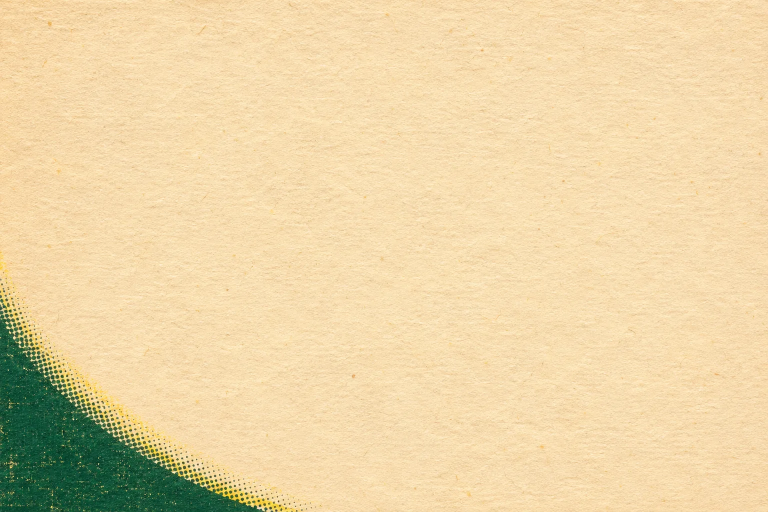
#> input picture docs/por-dentro-da-marca/fontes/papel.webp, 1536 x 1024 px (shown at 1/2 size); its folder holds 6 pictures in this run
$ python plates.py
#> lines starting #> are read from the running program, lines starting #| are printed output that depends on the picture
"""Prepare the two separately art-directed editions of the portal film (Pillow)."""
from pathlib import Path
from math import ceil, cos, sin, pi
import argparse

from PIL import Image, ImageDraw, ImageFont, ImageOps, ImageFilter, ImageChops

ROOT = Path(__file__).resolve().parents[2]
SOURCE = ROOT / "docs/por-dentro-da-marca/fontes"
OLD = ROOT / "docs/portal-history/source/originais"
DEST = ROOT / "public/portal/brand-film"
PAPER = Image.open(SOURCE / "papel.webp").convert("RGB")
#> PAPER is the input picture: PIL image 1536x1024 RGB; mean R, G, B 234.4, 212.4, 167.1
GREEN, CREAM, BLACK = "#173f31", "#f8ebcb", "#18372d"
YEARS = [1966,1974,1976,1979,1981,1984,1987,1990,1992,1994,1996,1998,2000,
         2002,2004,2006,2008,2010,2012,2014,2016,2018,2022,2024,2026]
LANCZOS = Image.Resampling.LANCZOS


def art(year):
    p = SOURCE / "primeiras-edicoes" / f"{year}.png"
    if not p.exists():
        p = next(OLD.glob(f"*-{year}.*"))
    return Image.open(p).convert("RGB")


def paper(size, dark=False):
#> called with size = (1440, 810), dark = False
    base = ImageOps.fit(PAPER, size, LANCZOS, centering=(0.12, 0.66))
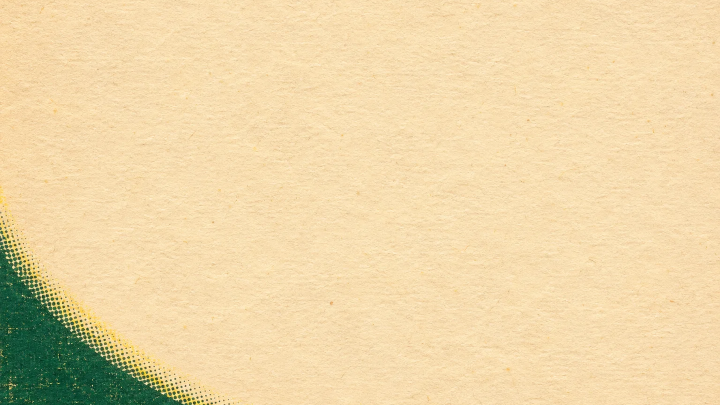
#> base: PIL image 1440x810 RGB (shown at 1/2 size); mean R, G, B 236.5, 214, 168.7
    if dark:
        return ImageOps.colorize(ImageOps.grayscale(base), "#071f1d", "#265641")
    return base


def font(name, size):
    return ImageFont.truetype(str(FONTS / name), round(size))


def label(im, xy, text, size, color=BLACK, face="Arial Narrow Bold.ttf"):
    ImageDraw.Draw(im).text(xy, text, font=font(face, size), fill=color, anchor="lt")


def rule(im, x, y, end, color=BLACK):
    ImageDraw.Draw(im).line((x, y, end, y), fill=color, width=2)


# [19 lines left out: functions mounted, crop_focal, not called in this run]


def save(im, path, q=82):
    im.save(path, quality=q, method=6)


def origin(folder, w, h, tall):
    base = paper((w,h))
    # A broad enlargement of the actual green pod is printed on the studio mount.
    # Its crop and scale distinguish it from the complete documentary print.
    pigment = art(1966).crop((0,54,78,89))
    pigment = ImageOps.fit(pigment,(w,round(h*.32)),LANCZOS)
    grain = paper(pigment.size).convert("L")
    pigment = ImageChops.multiply(pigment, Image.merge("RGB",(grain,grain,grain)))
    base.paste(pigment,(0,round(h*.69)))
    d = ImageDraw.Draw(base)
    margin = round(w*.066)
    rule(base,margin,h*.13,w-margin)
    label(base,(margin,h*.148),"SANTA ROSA     /     RIO GRANDE DO SUL",w*(.024 if tall else .0134))
    label(base,(margin,h*.205),"1966",w*(.25 if tall else .185),GREEN,"Georgia.ttf")
    label(base,(margin,h*(.335 if tall else .505)),"4 a 11 de dezembro",w*(.040 if tall else .024),face="Georgia Italic.ttf")
    label(base,(margin,h*(.375 if tall else .566)),"PRIMEIRA FESTA NACIONAL DA SOJA",w*(.023 if tall else .014))
    portrait = Image.open(SOURCE/"willy.png")
    mounted(base, portrait, (w*(.734 if tall else .81),h*(.535 if tall else .488)),
            (w*(.31 if tall else .19), h*.34), 1.2, 7)
    chip_x, chip_y = w*(.58 if tall else .72), h*(.642 if tall else .665)
    chip_w, chip_h = w*(.35 if tall else .20), h*(.04 if tall else .065)
    d.rectangle((chip_x,chip_y,chip_x+chip_w,chip_y+chip_h),fill=CREAM)
    label(base,(chip_x+8,chip_y+6),"Willy Klaus",w*(.038 if tall else .020),face="Georgia Italic.ttf")
    save(base,folder/"origem.webp")
    # Independent ink plate, with a studio paper margin. At the roof contact it
    # spans the screen, then the same four corners settle beside the portrait.
    doc=art(1966).resize((312,468),LANCZOS)
    mat=paper((324,480)); mat.paste(doc,(6,6))
    save(mat,folder/"cartaz.webp",93)


# [71 lines left out: functions gallery, people, not called in this run]


def make(tall):
    folder=DEST/("retrato" if tall else "paisagem")
    folder.mkdir(parents=True,exist_ok=True)
    w,h = (720,1440) if tall else (1440,810)
    origin(folder,w,h,tall)
    gallery(folder,w,h,YEARS[1:11],"mural-1",tall)
    gallery(folder,w,h,YEARS[11:20],"mural-2",tall,True)
    gallery(folder,w,h,YEARS[22:],"mural-3",tall)
    people(folder,w,h,tall)
    a=Image.open(SOURCE/"DJI_0620.jpg")
    # Center the measured eave (1920, 1000), with different spatial context.
    park=crop_focal(a,(w,h),(.48,1000/2250),(.5,.47),1 if tall else 1.13)
    save(park,folder/"parque.webp",87)
    street=Image.open(SOURCE/"publico2.jpg")
    street=crop_focal(street,(w,h),(.528,.40),(.50,.40),1.02)
    save(street,folder/"rua.webp",84)
    # Trace the real nearer branch and the rectangular Rota do Chopp placard.
    # Keep their connection in the print. The vertical composition brings this
    # side detail back into the frame separately from the gate in the distance.
    source=Image.open(SOURCE/"publico2.jpg").convert("RGBA")
    points=[(18,350),(36,292),(52,239),(70,182),(86,139),(104,99),
            (126,67),(163,18),(177,0),(214,0),(194,24),(155,75),
            (140,97),(180,100),(196,76),(233,46),(283,10),(300,0),
            (324,0),(294,30),(271,48),(234,77),(205,113),(197,131),
            (205,205),(135,213),(120,168),(100,211),(82,263),(70,315),
            (65,350)]
    trace=Image.new("L",source.size)
    ImageDraw.Draw(trace).polygon([(round(x*source.width/900),round(y*source.width/900)) for x,y in points],fill=255)
    source.putalpha(trace)
    cut=source.crop(trace.getbbox())
    cut.thumbnail((round(w*(.30 if tall else .32)),round(h*.82)),LANCZOS)
    save(cut,folder/"margem.webp",86)
    if not tall:
        small=ImageOps.fit(park,(116,76),LANCZOS);save(small,ROOT/"src/components/portal/brand-film/lampejo.webp",66)


if __name__=="__main__":
    parser=argparse.ArgumentParser()
    parser.add_argument("--fonts",type=Path,default=Path("/System/Library/Fonts/Supplemental"))
    FONTS=parser.parse_args().fonts
    for portrait in (False,True):
#> (the run stopped early here; a loop or call above may not have finished)
